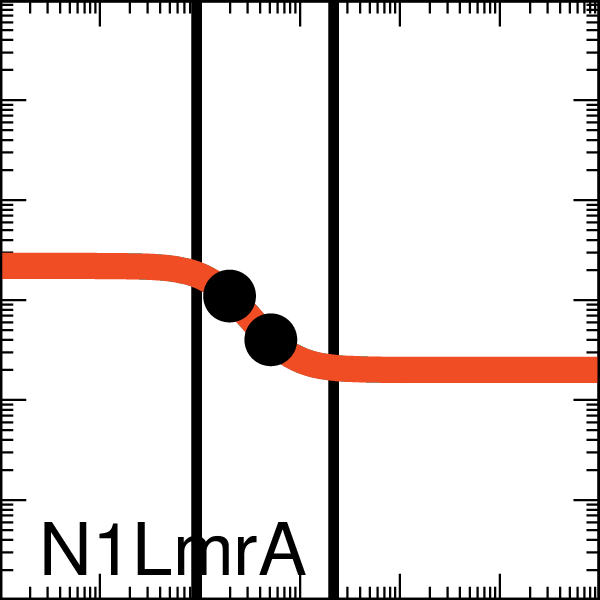

Generate this figure with gnuplot:

set output "SimAnnealing_0x00_001_A000_xfer_model_N1_LmrA.eps"
set terminal postscript eps enhanced color "Helvetica, 35" size 2,2
set logscale x
set logscale y
set lmargin screen 0.0
set rmargin screen 1.0
set tmargin screen 1.0
set bmargin screen 0.0
set size ratio 1.0
set border linewidth 2
set tics scale 2
set mxtics 10
set mytics 10
set key bottom left
set key samplen -1
set xrange [0.001:1000.0]
set yrange [0.001:1000.0]
set format y "10^{%L}"    
set format x "10^{%L}"    
set format x ""    
set xlabel '00111100'
set arrow from 0.09281329544717622,0.001 to 0.09281329544717622,1000.0 nohead lw 10 lt 2 lc rgb '#000000'
set arrow from 2.168570861617254,0.001 to 2.168570861617254,1000.0 nohead lw 10 lt 2 lc rgb '#000000'
ymin = 0.2
ymax = 2.2
K = 0.18
n = 2.1
set dummy x

plot ymin+(ymax-ymin)/(1.0+(x/K)**n) lw 25 lc rgb '#F04D23' title 'N1LmrA',\
 "<echo '1 2'" using (0.19804897):(1.100000001634402)  with points pt 7 ps 4 lc rgb 'black' notitle,\
 "<echo '1 2'" using (0.512476199):(0.3999999998906917)  with points pt 7 ps 4 lc rgb 'black' notitle
